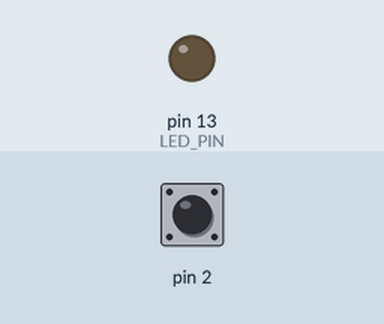
Recording of a sketch running on a simulated Arduino Uno, built with avr-gcc and run on an emulated ATmega328P. Shown: output pins drawn as LEDs (lit = HIGH). Dashed ring = blinking. The test bench sets the inputs (shaded band); at power-on: pin 2 HIGH.

Above: at 1.2 s.
1.3 s: pin 2 pulsed LOW 5 times (0.12 s each, 0.3 s apart)
At 1.57 s:
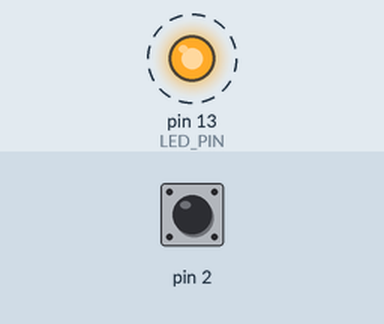
At 3.5 s:
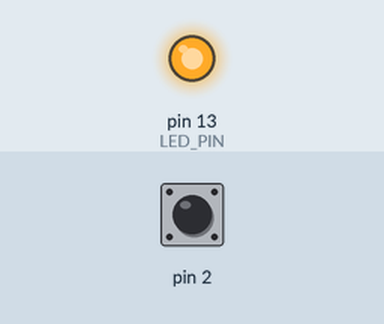
Timing chart, 0 to 5.0 s (numbered marks = the images above; inputs shaded):
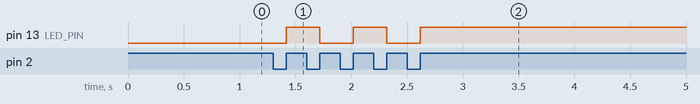

Measured:
- after the input at 1.3 s, pin 13 (LED_PIN): alternates HIGH for 0.30 s and LOW for 0.30 s, 5 changes in all, then stays HIGH, starting after 0.12 s

The sketch:

enshu2-4-5.ino
```cpp
const int LED_PIN = 13; //LEDをD13に接続
volatile int output = LOW; //ディジタル出力の値を格納する変数:初期:LOW
/* 初期設定 */
void setup() {
  pinMode(LED_PIN,OUTPUT); //D13をディジタル出力に設定
  /*外部割り込みの設定
    割り込みに使用するディジタルポートをD2に設定(1番目の引数="0")
    割り込みサービスルーチンblink関数を実行(2番目の引数=関数名)
    (例)割り込み要因としてスイッチの状態が"LOW"のときに発生(3番目の引数)
   */
   attachInterrupt(0,blink,LOW);
}

void loop() {
  digitalWrite(LED_PIN,output); //スイッチを押すたびに点灯・消灯を繰り返す
}

void blink() { //割り込みの条件にあわせLEDが点灯・消灯を繰り返す
  output = !output; //ディジタル出力を反転
}
```
